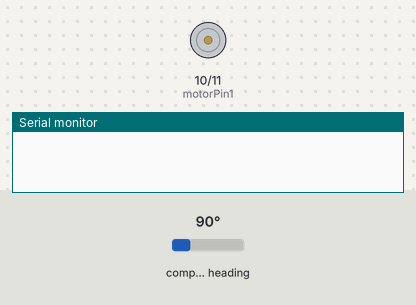
The sketch below on a simulated Arduino Uno, built with avr-gcc and run on an emulated ATmega328P. On the bench: motor-driver pin pairs drawn as motors (green arrow = first pin HIGH = forward, orange = second pin HIGH = backward, longer = more drive, scaled by the enable pin), the last lines printed to the serial monitor. The test bench sets the inputs (shaded band); at power-on: compass heading 90°.

Above: at 0.1 s.
At 2.1 s:
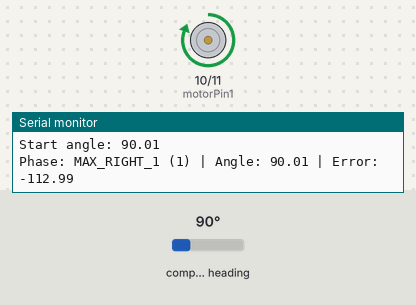
At 7.3 s:
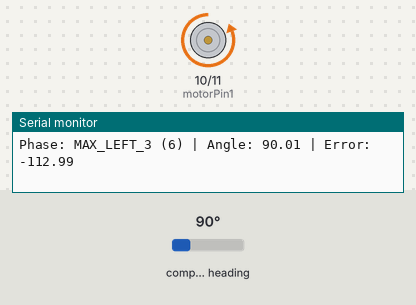
At 10.3 s:
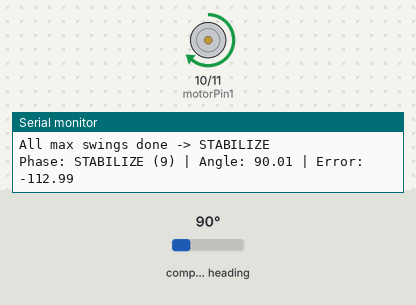
Timing chart, 0 to 15.7 s (numbered marks = the images above):
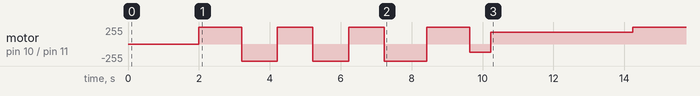

Measured:
- by itself, motor on pin 10 (motorPin1) / pin 11 (motorPin2): stopped → forward 255/255 at 2.0 s, → backward 255/255 1.2 s later, → forward 255/255 1.0 s later, → backward 255/255 1.0 s later, … (10 changes in this stretch)

The sketch:

DownToUpright.ino
```cpp
#include <Wire.h>
#include <PID_v1.h>
#include <AS5600.h>

AS5600 as5600;

unsigned long currentMs;
unsigned long lastMs;
const unsigned int FREE_RUN_PERIOD_MS = 5;
double sig_angle_deg;

const int motorPin1 = 10;
const int motorPin2 = 11;
const int enablePin = 9;

enum StartupState {
  IDLE, MAX_RIGHT_1, MAX_LEFT_1, MAX_RIGHT_2, MAX_LEFT_2,
  MAX_RIGHT_3, MAX_LEFT_3, MAX_RIGHT_4, MAX_LEFT_4,
  STABILIZE, RUNNING
};

StartupState startupState = IDLE;
unsigned long stateStartTime = 0;
int phaseCount = 0;
float error = 0;

double setpoint = 203;
double output = 0;
double Kp = 60.0, Ki = 0.1, Kd = 0.1;
PID myPID(&sig_angle_deg, &output, &setpoint, Kp, Ki, Kd, DIRECT);

void setup() {
  pinMode(motorPin1, OUTPUT);
  pinMode(motorPin2, OUTPUT);
  pinMode(enablePin, OUTPUT);

  Wire.begin();
  as5600.begin();
  lastMs = millis();
  Serial.begin(9600);
  delay(2000);

  myPID.SetMode(AUTOMATIC);
  myPID.SetSampleTime(FREE_RUN_PERIOD_MS);
  myPID.SetOutputLimits(-255, 255);

  readAndPrintAngle();

  Serial.println("=== 4x MAX SWINGS -> STABILIZE ===");
  Serial.print("Start angle: "); Serial.println(sig_angle_deg);

  startupState = MAX_RIGHT_1;
  stateStartTime = millis();
  phaseCount = 1;
}

void loop() {
  currentMs = millis();

  if (currentMs - lastMs >= FREE_RUN_PERIOD_MS) {
    readAndPrintAngle();
    error = getErrorFromVertical();

    if (startupState != RUNNING) {
      runStartupSequence();
    } else {
      myPID.Compute();

      if (output > 0) {
        digitalWrite(motorPin1, HIGH);
        digitalWrite(motorPin2, LOW);
      } else {
        digitalWrite(motorPin1, LOW);
        digitalWrite(motorPin2, HIGH);
      }

      if (abs(sig_angle_deg - setpoint) < 2) output = 0;
      analogWrite(enablePin, abs(output));
    }

    static unsigned long lastPrintTime = 0;
    if (currentMs - lastPrintTime > 100) {
      printStateInfo();
      lastPrintTime = currentMs;
    }
  }
}

float getErrorFromVertical() {
  float rawError = sig_angle_deg - setpoint;
  while (rawError > 180) rawError -= 360;
  while (rawError < -180) rawError += 360;
  return rawError;
}

void runStartupSequence() {
  unsigned long currentTime = millis();
  unsigned long stateDuration = currentTime - stateStartTime;

  // ALLE VARIABELEN HIER - GEEN IN CASES
  StartupState nextState;

  switch (startupState) {
    // 4x MAXIMUM SWINGS
    case MAX_RIGHT_1:
      setMotor(255);
      if (stateDuration > 1200) {
        startupState = MAX_LEFT_1;
        stateStartTime = currentTime;
        phaseCount = 2;
      }
      break;

    case MAX_LEFT_1:
      setMotor(-255);
      if (stateDuration > 1000) {
        startupState = MAX_RIGHT_2;
        stateStartTime = currentTime;
        phaseCount = 3;
      }
      break;

    case MAX_RIGHT_2:
      setMotor(255);
      if (stateDuration > 1000) {
        startupState = MAX_LEFT_2;
        stateStartTime = currentTime;
        phaseCount = 4;
      }
      break;

    case MAX_LEFT_2:
      setMotor(-255);
      if (stateDuration > 1000) {
        startupState = MAX_RIGHT_3;
        stateStartTime = currentTime;
        phaseCount = 5;
      }
      break;

    case MAX_RIGHT_3:
      setMotor(255);
      if (stateDuration > 1000) {
        startupState = MAX_LEFT_3;
        stateStartTime = currentTime;
        phaseCount = 6;
      }
      break;

    case MAX_LEFT_3:
      setMotor(-255);
      if (stateDuration > 1200) {
        startupState = MAX_RIGHT_4;
        stateStartTime = currentTime;
        phaseCount = 7;
      }
      break;

    case MAX_RIGHT_4:
      setMotor(255);
      if (stateDuration > 1200) {
        startupState = MAX_LEFT_4;
        stateStartTime = currentTime;
        phaseCount = 8;
      }
      break;

    case MAX_LEFT_4:
      setMotor(-120);
      if (stateDuration > 600) {
        startupState = STABILIZE;
        stateStartTime = currentTime;
        phaseCount = 9;
        Serial.println("All max swings done -> STABILIZE");
      }
      break;

    // STABILIZE DIRECT NA MAX SWINGS
    case STABILIZE:
      // Breng naar verticaal
      if (error > 30) setMotor(-180);
      else if (error > 20) setMotor(-120);
      else if (error > 10) setMotor(-80);
      else if (error > 5) setMotor(-40);
      else if (error < -30) setMotor(180);
      else if (error < -20) setMotor(120);
      else if (error < -10) setMotor(80);
      else if (error < -5) setMotor(40);
      else if (abs(error) > 3) setMotor(error > 0 ? -25 : 25);
      else setMotor(0);

      if ((abs(error) < 5 && stateDuration > 1500) || stateDuration > 4000) {
        startupState = RUNNING;
        setMotor(0);
        Serial.println("=== PID ACTIVE ===");
      }
      break;

    case RUNNING:
    case IDLE:
      break;
  }
}

void setMotor(int speed) {
  speed = constrain(speed, -255, 255);

  if (speed > 0) {
    digitalWrite(motorPin1, HIGH);
    digitalWrite(motorPin2, LOW);
  } else if (speed < 0) {
    digitalWrite(motorPin1, LOW);
    digitalWrite(motorPin2, HIGH);
  } else {
    digitalWrite(motorPin1, LOW);
    digitalWrite(motorPin2, LOW);
  }

  analogWrite(enablePin, abs(speed));
}

void readAndPrintAngle() {
  lastMs = currentMs;
  sig_angle_deg = (float)as5600.readAngle() * 0.0879;
}

void printStateInfo() {
  Serial.print("Phase: ");
  switch (startupState) {
    case MAX_RIGHT_1: Serial.print("MAX_RIGHT_1"); break;
    case MAX_LEFT_1: Serial.print("MAX_LEFT_1"); break;
    case MAX_RIGHT_2: Serial.print("MAX_RIGHT_2"); break;
    case MAX_LEFT_2: Serial.print("MAX_LEFT_2"); break;
    case MAX_RIGHT_3: Serial.print("MAX_RIGHT_3"); break;
    case MAX_LEFT_3: Serial.print("MAX_LEFT_3"); break;
    case MAX_RIGHT_4: Serial.print("MAX_RIGHT_4"); break;
    case MAX_LEFT_4: Serial.print("MAX_LEFT_4"); break;
    case STABILIZE: Serial.print("STABILIZE"); break;
    case RUNNING: Serial.print("RUNNING"); break;
    default: Serial.print("IDLE");
  }

  Serial.print(" ("); Serial.print(phaseCount); Serial.print(")");
  Serial.print(" | Angle: "); Serial.print(sig_angle_deg);
  Serial.print(" | Error: "); Serial.print(error);
  Serial.println();
}
```
